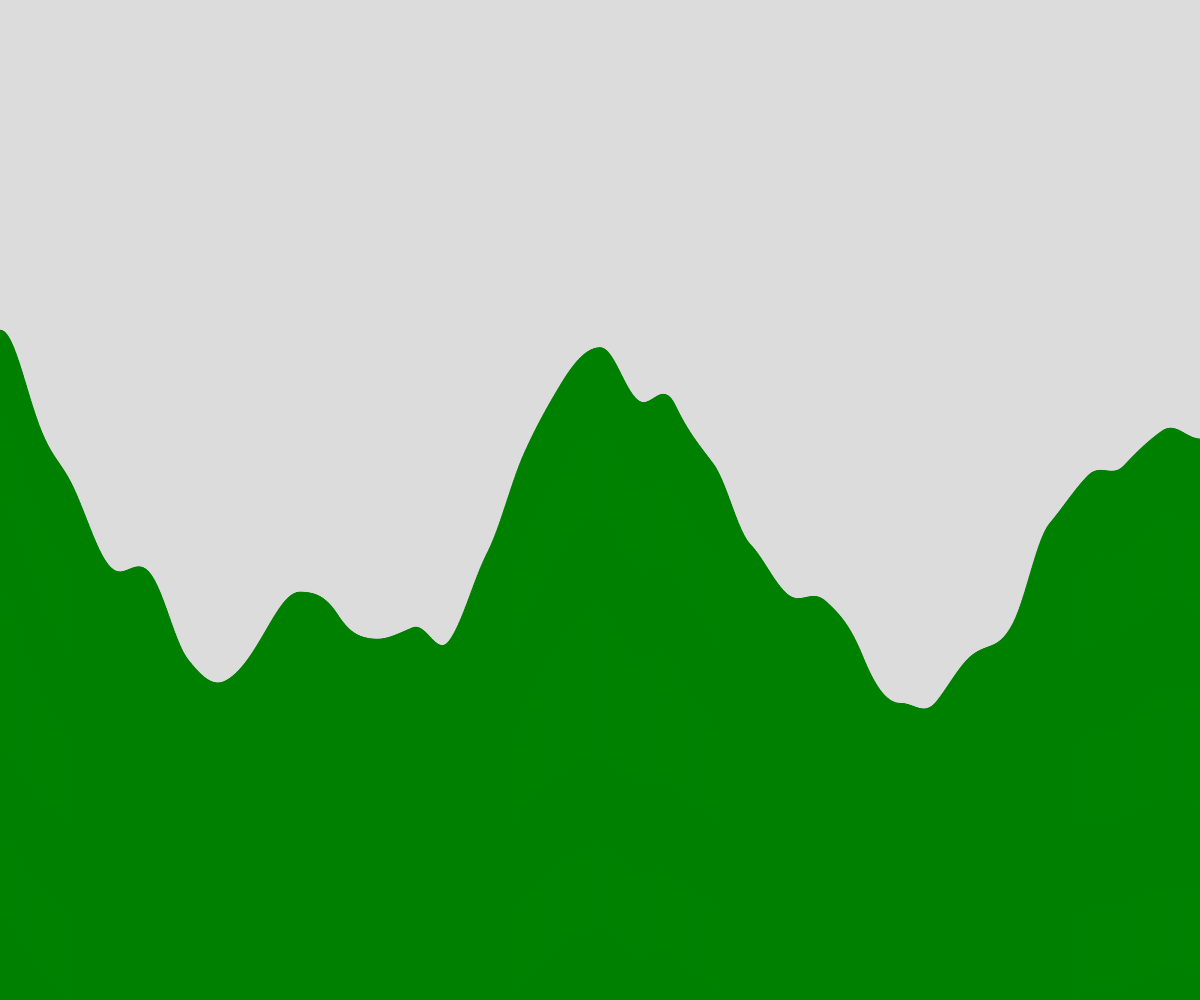
Frame 1 (no input)
Frame 60 (no input): identical to frame 1, image omitted
Frame 120 (the mouse pressed at the canvas centre since frame 60): identical to frame 1, image omitted

The p5.js sketch that drew this single still picture (run headless with seeded random() and noise() and a simulated clock; from frame 60 on, the mouse is pressed at the canvas centre):

// p5.js sketch
// ── sketch.js
// Terrain Generation Demo

let terrain = [];

const NUMBER_OF_RECTS = 2000;

function setup() {
  createCanvas(windowWidth, windowHeight);

  stroke("green");
  fill("green");

  generateTerrain(width/NUMBER_OF_RECTS);
}

function draw() {
  background(220);

  for (let rectangle of terrain) {
    rect(rectangle.x, rectangle.y, rectangle.w, rectangle.h);
  }
}

function generateTerrain(rectWidth) {
  let time = 0;
  let deltaTime = 0.002;
  for (let i = 0; i < NUMBER_OF_RECTS; i++) {
    terrain.push(newRectangle(i * rectWidth, rectWidth, noise(time) * height));

    time += deltaTime;
  }
}

function newRectangle(leftSide, rectWidth, rectHeight) {
  let newRect = {
    x: leftSide,
    y: height - rectHeight,
    w: rectWidth,
    h: rectHeight,
  };

  return newRect;
}
